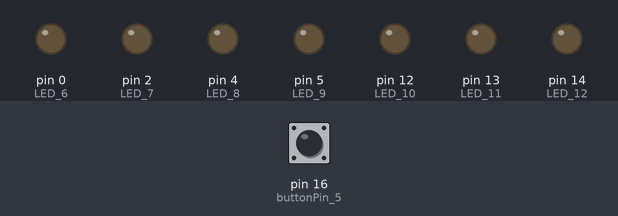
A sketch run on a simulated Arduino Uno, built with avr-gcc and run on an emulated ATmega328P. On the bench: output pins drawn as LEDs (lit = HIGH). Dashed ring = blinking. The inputs (shaded band) are chosen by the test bench; at power-on: pin 16 (buttonPin_5) HIGH.

Above: at 1.2 s.
1.3 s: pin 16 (buttonPin_5) pulled LOW for 0.15 s
At 1.5 s:
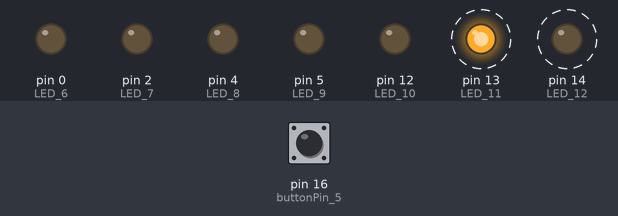
At 1.9 s:
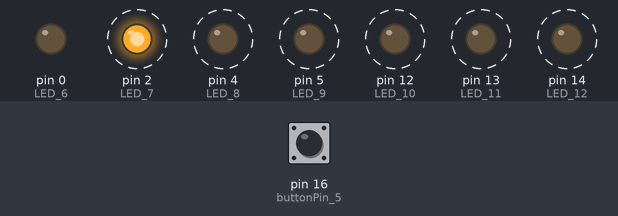
4.3 s: pin 16 (buttonPin_5) pulled LOW for 3.2 s
9.0 s: pin 16 (buttonPin_5) pulled LOW for 1 s
At 11.15 s:
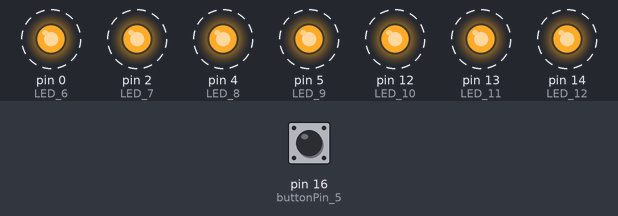
Timing chart, 0 to 18.0 s (numbered marks = the images above; inputs shaded):
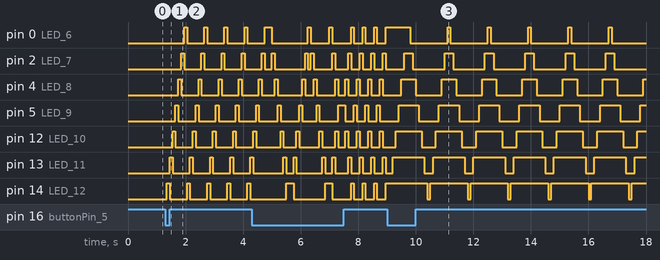

Measured:
- after the input at 1.3 s, pin 0 (LED_6): alternates HIGH for 0.10 s and LOW for 0.60 s, starting after 0.65 s; pin 2 (LED_7): alternates HIGH for 0.10 s and LOW for 0.60 s, starting after 0.55 s
- after the input at 9.0 s, pin 0 (LED_6): alternates HIGH for 0.10 s and LOW for 1.3 s, starting after 0.80 s; pin 2 (LED_7): alternates HIGH for 0.30 s and LOW for 1.1 s, starting after 0.60 s

The sketch:

LEDEffectsButton_32.ino
```cpp
// Example 3.8 - LEDEffectsButton_32.ino
int LED_12 = 14;
int LED_11 = 13;
int LED_10 = 12;
int LED_9 = 5;
int LED_8 = 4;
int LED_7 = 2;
int LED_6 = 0;

int buttonPin_5 = 16;  //the number of the pushbutton pin

int delay_time = 100;  // time delay

int p = 0;             // variable for pattern

bool buttonState = 1;  // variable for reading the pushbutton status

void setup()
{
  pinMode(LED_12, OUTPUT);
  pinMode(LED_11, OUTPUT);
  pinMode(LED_10, OUTPUT);
  pinMode(LED_9, OUTPUT);
  pinMode(LED_8, OUTPUT);
  pinMode(LED_7, OUTPUT);
  pinMode(LED_6, OUTPUT);

  pinMode(buttonPin_5, INPUT);
}

void loop()
{

 buttonState = digitalRead(buttonPin_5);

 if (buttonState == LOW)

    {
      p++;
      delay(50);
    }

  if(p==1)
  {
 digitalWrite(LED_12,1);
 digitalWrite(LED_11,0);
 digitalWrite(LED_10,0);
 digitalWrite(LED_9,0);
 digitalWrite(LED_8,0);
 digitalWrite(LED_7,0);
 digitalWrite(LED_6,0);  //1
 delay(delay_time);

 digitalWrite(LED_12,0);
 digitalWrite(LED_11,1);
 digitalWrite(LED_10,0);
 digitalWrite(LED_9,0);
 digitalWrite(LED_8,0);
 digitalWrite(LED_7,0);
 digitalWrite(LED_6,0);  //2
 delay(delay_time);
digitalWrite(LED_12,0);
 digitalWrite(LED_11,0);
 digitalWrite(LED_10,1);
 digitalWrite(LED_9,0);
 digitalWrite(LED_8,0);
 digitalWrite(LED_7,0);
 digitalWrite(LED_6,0);  //3
 delay(delay_time);

 digitalWrite(LED_12,0);
 digitalWrite(LED_11,0);
 digitalWrite(LED_10,0);
 digitalWrite(LED_9,1);
 digitalWrite(LED_8,0);
 digitalWrite(LED_7,0);
 digitalWrite(LED_6,0);  //4
 delay(delay_time);

 digitalWrite(LED_12,0);
 digitalWrite(LED_11,0);
 digitalWrite(LED_10,0);
 digitalWrite(LED_9,0);
 digitalWrite(LED_8,1);
 digitalWrite(LED_7,0);
 digitalWrite(LED_6,0);  //5
 delay(delay_time);

 digitalWrite(LED_12,0);
 digitalWrite(LED_11,0);
 digitalWrite(LED_10,0);
 digitalWrite(LED_9,0);
 digitalWrite(LED_8,0);
 digitalWrite(LED_7,1);
 digitalWrite(LED_6,0);  //6
 delay(delay_time);
digitalWrite(LED_12,0);
 digitalWrite(LED_11,0);
 digitalWrite(LED_10,0);
 digitalWrite(LED_9,0);
 digitalWrite(LED_8,0);
 digitalWrite(LED_7,0);
 digitalWrite(LED_6,1);  //7
 delay(delay_time);
  }
  if(p==2)
  {
 digitalWrite(LED_12,0);
 digitalWrite(LED_11,0);
 digitalWrite(LED_10,0);
 digitalWrite(LED_9,0);
 digitalWrite(LED_8,0);
 digitalWrite(LED_7,0);
 digitalWrite(LED_6,1);  //7
 delay(delay_time);

 digitalWrite(LED_12,0);
 digitalWrite(LED_11,0);
 digitalWrite(LED_10,0);
 digitalWrite(LED_9,0);
 digitalWrite(LED_8,0);
 digitalWrite(LED_7,1);
 digitalWrite(LED_6,0);  //6
 delay(delay_time);
 digitalWrite(LED_12,0);
 digitalWrite(LED_11,0);
 digitalWrite(LED_10,0);
 digitalWrite(LED_9,0);
 digitalWrite(LED_8,1);
 digitalWrite(LED_7,0);
 digitalWrite(LED_6,0);  //5
 delay(delay_time);
 digitalWrite(LED_12,0);
 digitalWrite(LED_11,0);
 digitalWrite(LED_10,0);
 digitalWrite(LED_9,1);
 digitalWrite(LED_8,0);
 digitalWrite(LED_7,0);
 digitalWrite(LED_6,0);  //4
 delay(delay_time);

 digitalWrite(LED_12,0);
 digitalWrite(LED_11,0);
 digitalWrite(LED_10,1);
 digitalWrite(LED_9,0);
 digitalWrite(LED_8,0);
 digitalWrite(LED_7,0);
 digitalWrite(LED_6,0);  //3
 delay(delay_time);


 digitalWrite(LED_12,0);
 digitalWrite(LED_11,1);
 digitalWrite(LED_10,0);
 digitalWrite(LED_9,0);
 digitalWrite(LED_8,0);
 digitalWrite(LED_7,0);
 digitalWrite(LED_6,0);  //2
 delay(delay_time);

 digitalWrite(LED_12,1);
 digitalWrite(LED_11,0);
 digitalWrite(LED_10,0);
 digitalWrite(LED_9,0);
 digitalWrite(LED_8,0);
 digitalWrite(LED_7,0);
 digitalWrite(LED_6,0);  //1
 delay(delay_time);

  }
    if(p==3)
  {
 digitalWrite(LED_12,1);
 digitalWrite(LED_11,0);
 digitalWrite(LED_10,0);
 digitalWrite(LED_9,0);
 digitalWrite(LED_8,0);
 digitalWrite(LED_7,0);
 digitalWrite(LED_6,0);  //1
 delay(delay_time);

 digitalWrite(LED_12,0);
 digitalWrite(LED_11,1);
 digitalWrite(LED_10,0);
 digitalWrite(LED_9,0);
 digitalWrite(LED_8,0);
 digitalWrite(LED_7,0);
 digitalWrite(LED_6,0);  //2
 delay(delay_time);

 digitalWrite(LED_12,0);
 digitalWrite(LED_11,0);
 digitalWrite(LED_10,1);
 digitalWrite(LED_9,0);
 digitalWrite(LED_8,0);
 digitalWrite(LED_7,0);
 digitalWrite(LED_6,0);  //3
 delay(delay_time);

 digitalWrite(LED_12,0);
 digitalWrite(LED_11,0);
 digitalWrite(LED_10,0);
 digitalWrite(LED_9,1);
 digitalWrite(LED_8,0);
 digitalWrite(LED_7,0);
 digitalWrite(LED_6,0);  //4
 delay(delay_time);

 digitalWrite(LED_12,0);
 digitalWrite(LED_11,0);
 digitalWrite(LED_10,0);
 digitalWrite(LED_9,0);
 digitalWrite(LED_8,1);
 digitalWrite(LED_7,0);
 digitalWrite(LED_6,0);  //5
 delay(delay_time);

 digitalWrite(LED_12,0);
 digitalWrite(LED_11,0);
 digitalWrite(LED_10,0);
 digitalWrite(LED_9,0);
 digitalWrite(LED_8,0);
 digitalWrite(LED_7,1);
 digitalWrite(LED_6,0);  //6
 delay(delay_time);

 digitalWrite(LED_12,0);
 digitalWrite(LED_11,0);
 digitalWrite(LED_10,0);
 digitalWrite(LED_9,0);
 digitalWrite(LED_8,0);
 digitalWrite(LED_7,0);
 digitalWrite(LED_6,1);  //6
 delay(delay_time);

 digitalWrite(LED_12,0);
 digitalWrite(LED_11,0);
 digitalWrite(LED_10,0);
 digitalWrite(LED_9,0);
 digitalWrite(LED_8,0);
 digitalWrite(LED_7,1);
 digitalWrite(LED_6,0);  //6
 delay(delay_time);


  digitalWrite(LED_12,0);
 digitalWrite(LED_11,0);
 digitalWrite(LED_10,0);
 digitalWrite(LED_9,0);
 digitalWrite(LED_8,1);
 digitalWrite(LED_7,0);
 digitalWrite(LED_6,0);  //5
 delay(delay_time);

  digitalWrite(LED_12,0);
 digitalWrite(LED_11,0);
 digitalWrite(LED_10,0);
 digitalWrite(LED_9,1);
 digitalWrite(LED_8,0);
 digitalWrite(LED_7,0);
 digitalWrite(LED_6,0);  //4
 delay(delay_time);

 digitalWrite(LED_12,0);
 digitalWrite(LED_11,0);
 digitalWrite(LED_10,1);
 digitalWrite(LED_9,0);
 digitalWrite(LED_8,0);
 digitalWrite(LED_7,0);
 digitalWrite(LED_6,0);  //3
 delay(delay_time);

 digitalWrite(LED_12,0);
 digitalWrite(LED_11,1);
 digitalWrite(LED_10,0);
 digitalWrite(LED_9,0);
 digitalWrite(LED_8,0);
 digitalWrite(LED_7,0);
 digitalWrite(LED_6,0);  //2
 delay(delay_time);


 digitalWrite(LED_12,1);
 digitalWrite(LED_11,0);
 digitalWrite(LED_10,0);
 digitalWrite(LED_9,0);
 digitalWrite(LED_8,0);
 digitalWrite(LED_7,0);
 digitalWrite(LED_6,0);  //1
 delay(delay_time);

}
    if(p==4)
  {
 digitalWrite(LED_12,1);
 digitalWrite(LED_11,0);
 digitalWrite(LED_10,0);
 digitalWrite(LED_9,0);
 digitalWrite(LED_8,0);
 digitalWrite(LED_7,0);
 digitalWrite(LED_6,1);  //1,7
 delay(delay_time);
 digitalWrite(LED_12,0);
 digitalWrite(LED_11,1);
 digitalWrite(LED_10,0);
 digitalWrite(LED_9,0);
 digitalWrite(LED_8,0);
 digitalWrite(LED_7,1);
 digitalWrite(LED_6,0);  //2,6
 delay(delay_time);
 digitalWrite(LED_12,0);
 digitalWrite(LED_11,0);
 digitalWrite(LED_10,1);
 digitalWrite(LED_9,0);
 digitalWrite(LED_8,1);
 digitalWrite(LED_7,0);
 digitalWrite(LED_6,0);  //3,5
 delay(delay_time);
digitalWrite(LED_12,0);
 digitalWrite(LED_11,0);
 digitalWrite(LED_10,0);
 digitalWrite(LED_9,1);
 digitalWrite(LED_8,0);
 digitalWrite(LED_7,0);
 digitalWrite(LED_6,0);  //4
 delay(delay_time);

  }

      if(p==5)
  {

 digitalWrite(LED_12,0);
 digitalWrite(LED_11,0);
 digitalWrite(LED_10,0);
 digitalWrite(LED_9,1);
 digitalWrite(LED_8,0);
 digitalWrite(LED_7,0);
 digitalWrite(LED_6,0);  //4
 delay(delay_time);

 digitalWrite(LED_12,0);
 digitalWrite(LED_11,0);
 digitalWrite(LED_10,1);
 digitalWrite(LED_9,0);
 digitalWrite(LED_8,1);
 digitalWrite(LED_7,0);
 digitalWrite(LED_6,0);  //3,5
 delay(delay_time);
digitalWrite(LED_12,0);
 digitalWrite(LED_11,1);
 digitalWrite(LED_10,0);
 digitalWrite(LED_9,0);
 digitalWrite(LED_8,0);
 digitalWrite(LED_7,1);
 digitalWrite(LED_6,0);  //2,6
 delay(delay_time);

 digitalWrite(LED_12,1);
 digitalWrite(LED_11,0);
 digitalWrite(LED_10,0);
 digitalWrite(LED_9,0);
 digitalWrite(LED_8,0);
 digitalWrite(LED_7,0);
 digitalWrite(LED_6,1);  //1,7
 delay(delay_time);
  }

if(p==6)
{
 digitalWrite(LED_12,1);
 delay(delay_time);
 digitalWrite(LED_11,1);
 delay(delay_time);
 digitalWrite(LED_10,1);
 delay(delay_time);
 digitalWrite(LED_9,1);
 delay(delay_time);
 digitalWrite(LED_8,1);
 delay(delay_time);
 digitalWrite(LED_7,1);
 delay(delay_time);
 digitalWrite(LED_6,1);  //1,7
 delay(delay_time);
 digitalWrite(LED_6,0);  //1,7
 delay(delay_time);
 digitalWrite(LED_7,0);
 delay(delay_time);
 digitalWrite(LED_8,0);
 delay(delay_time);
 digitalWrite(LED_9,0);
 delay(delay_time);
 digitalWrite(LED_10,0);
 delay(delay_time);
 digitalWrite(LED_11,0);
 delay(delay_time);
 digitalWrite(LED_12,0);
 delay(delay_time);

}

 if(p==7)
{
 digitalWrite(LED_12,0);
 digitalWrite(LED_11,0);
 digitalWrite(LED_10,0);
 digitalWrite(LED_9,0);
 digitalWrite(LED_8,0);
 digitalWrite(LED_7,0);
 digitalWrite(LED_6,0);  //1,7
 delay(delay_time);
  p=0;

}

buttonState = 1;
}
```
